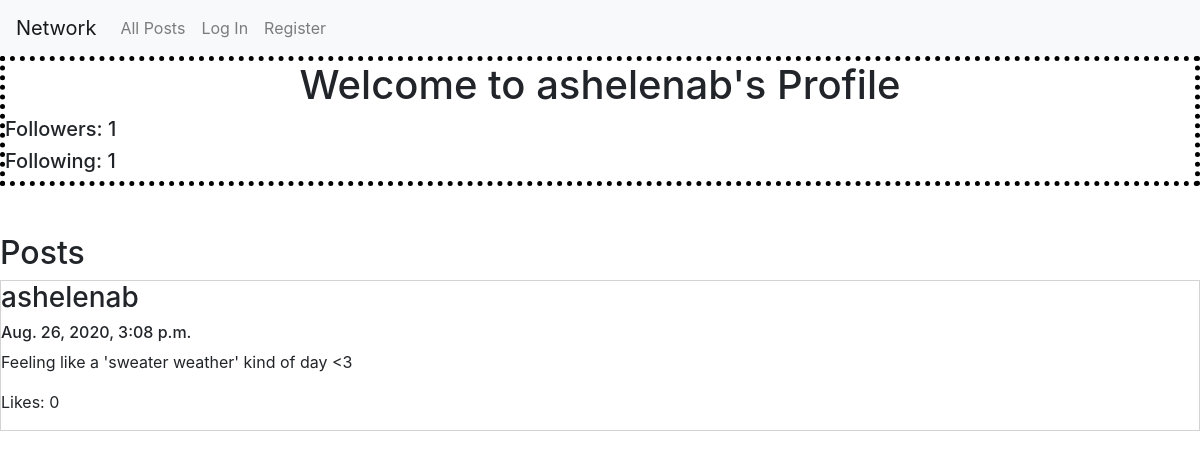
The app's page /profilePage/ashelenab with its own data.
### network/models.py (models this page shows)
class User(AbstractUser):
    numFollowers = models.IntegerField(default = 0)
    numFollowing = models.IntegerField(default = 0)

class Post(models.Model):
    owner = models.ForeignKey(User, on_delete=models.CASCADE)
    content = models.CharField(max_length = 280)
    likes = models.IntegerField(default = 0)
    timestamp = models.DateTimeField()

### network/views.py (the view)
# urls.py: path("profilePage/<str:username>", views.profile_page, name="profile"),
def profile_page(request, username):
    user = User.objects.get(username = username)
    userID = user.id
    posts = Post.objects.filter(owner = userID)
    posts = posts.order_by("-timestamp").all()
    isFollowing = False
    newFollowForm = FollowForm(initial={'followingUser': request.user.id, 'followedUser': userID})
    if (request.user.is_authenticated):
        registeredUser = User.objects.get(username = request.user.username)
        registeredUserID = registeredUser.id
        if (Following.objects.filter(followingUser = registeredUserID, followedUser = userID).exists()):
            isFollowing = True
    context = {"profile": user, "posts": posts, "isFollowing": isFollowing, "form": newFollowForm}
    return render(request, "network/profile.html", context)

### network/templates/network/profile.html (shortened to what this page needs)
{% extends "network/layout.html" %}
{% block body %}
<div id="profile-info" style="border: 5px dotted black">
    <h1 style="text-align: center;">Welcome to {{ profile.username }}'s Profile</h1>
    <h5>Followers: {{profile.numFollowers}}</h5>
    <h5>Following: {{profile.numFollowing}}</h5>
</div><br/><br/>
<h2>Posts</h2>
<div id="post-view">
    {% for post in posts %}
        <div style="border: 1px solid lightgray;">
            <h3>{{post.owner}}</h3>
            <h6>{{post.timestamp}}</h6>
            <p>{{post.content}}</p>
            <p>Likes: {{post.likes}}</p>
        </div>
    {% endfor %}
</div>
{% endblock %}

### records on screen
User: username "ashelenab", numFollowers "1", numFollowing "1"
Post: owner "ashelenab", timestamp "Aug. 26, 2020, 3:08 p.m.", content "Feeling like a 'sweater weather' kind of day <3", likes "0"
